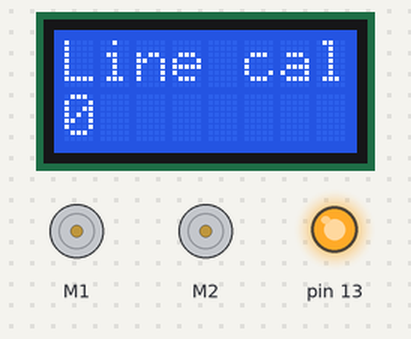
Recording of a sketch running on a simulated Arduino Leonardo, built with avr-gcc and run on an emulated ATmega32U4. Shown: 2 × DC motor (green arrow = forward, orange = backward, longer = faster), 8×2 character LCD, output pins drawn as LEDs (lit = HIGH).

Above: at 0.1 s.
At 2.6 s:
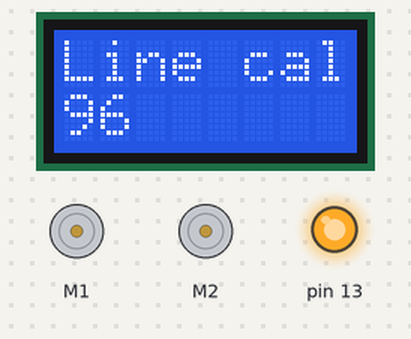
At 5.3 s:
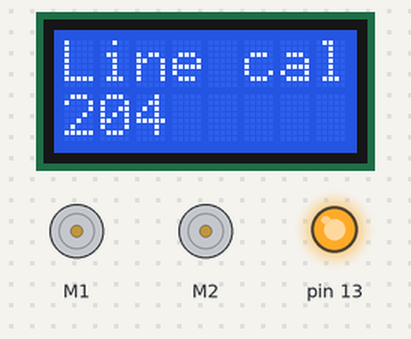
At 10.4 s:
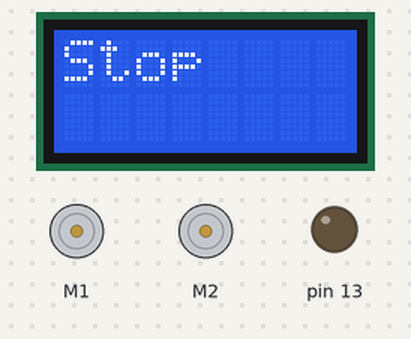
Timing chart, 0 to 11.9 s (numbered marks = the images above):
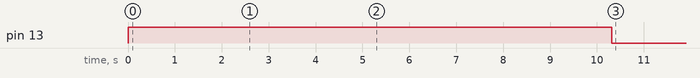

The sketch:

ZumoAlignToLine.ino
```cpp
/*
 * Zumo Align To Line
 *
 * Drive forward until sensing the line, then align to it
 *
 */

#include <Wire.h>
#include <Zumo32U4.h>

Zumo32U4LCD lcd;
Zumo32U4Motors motors;
Zumo32U4LineSensors lineSensors;

// The speed that the robot uses when driving forward
const uint16_t forwardSpeed = 125;

// The speed that the robot uses when aligning to the line
const uint16_t alignSpeed = 75;

const unsigned long LoopDelay = 100UL;

uint16_t lineSensorValues[3] = { 0, 0, 0 };

const unsigned int SensorLeft = 0;
const unsigned int SensorCenter = 1;
const unsigned int SensorRight = 2;

const byte LeftDetect = 0x04;
const byte CenterDetect = 0x02;
const byte RightDetect = 0x01;
const byte NoDetect = 0x00;

const unsigned int SensorThreshold = 500;

enum Move {Forward, Left, Right, Stop};

Move MoveTable[8];

void initMoveTable() {
  MoveTable[NoDetect]                                = Forward;  // 0
  MoveTable[RightDetect]                             = Right;    // 1
  MoveTable[CenterDetect]                            = Forward;  // 2
  MoveTable[CenterDetect | RightDetect]              = Right;    // 3
  MoveTable[LeftDetect]                              = Left;     // 4
  MoveTable[LeftDetect | RightDetect]                = Forward;  // 5
  MoveTable[LeftDetect | CenterDetect]               = Left;     // 6
  MoveTable[LeftDetect | CenterDetect | RightDetect] = Stop;     // 7
}

// (from Zumo example code)
// This function calibrates the line sensors for about 10
// seconds.  During this time, you should move the robot around
// manually so that each of its line sensors sees a full black
// surface and a full white surface.  For the best calibration
// results, you should also avoid exposing the sensors to
// abnormal conditions during this time.
void calibrateLineSensors()
{
  // To indicate we are in calibration mode, turn on the yellow LED
  // and print "Line cal" on the LCD.
  ledYellow(1);
  lcd.clear();
  lcd.print(F("Line cal"));

  for (uint16_t i = 0; i < 400; i++)
  {
    lcd.gotoXY(0, 1);
    lcd.print(i);
    lineSensors.calibrate();
  }

  ledYellow(0);
  lcd.clear();
}

byte decodeSensor() {
  byte result = 0;

  // converts thresholded sensor readings to a value
  // between 0 and 7, bit mapped as
  // 2 1 0
  // | | |
  // | | +-- Right
  // | +---- Center
  // +------ Left

  if (lineSensorValues[SensorLeft] < SensorThreshold) {
    result |= LeftDetect;
  }

  if (lineSensorValues[SensorCenter] < SensorThreshold) {
    result |= CenterDetect;
  }

  if (lineSensorValues[SensorRight] < SensorThreshold) {
    result |= RightDetect;
  }
  return(result);
}

void setup() {
  motors.setSpeeds(0, 0);
  lineSensors.initThreeSensors();
  calibrateLineSensors();
  initMoveTable();
  lcd.clear();
}

void loop() {
  static unsigned long loopTimer = 0;
  unsigned long now = millis();
  Move nextMove;

  if (now >= loopTimer) {
    loopTimer = now + LoopDelay;
    lineSensors.readCalibrated(lineSensorValues);
    nextMove = MoveTable[decodeSensor()];
    lcd.gotoXY(0, 0);
    switch (nextMove) {
      case Forward:
        motors.setSpeeds(forwardSpeed, forwardSpeed);
        lcd.print(F("Fwd  "));
        break;
      case Left:
        motors.setSpeeds(0, alignSpeed);
        lcd.print(F("Left "));
        break;
      case Right:
        motors.setSpeeds(alignSpeed, 0);
        lcd.print(F("Right"));
        break;
      case Stop:
      default:
        motors.setSpeeds(0, 0);
        lcd.print(F("Stop "));
        break;
    }

  }

}
```
